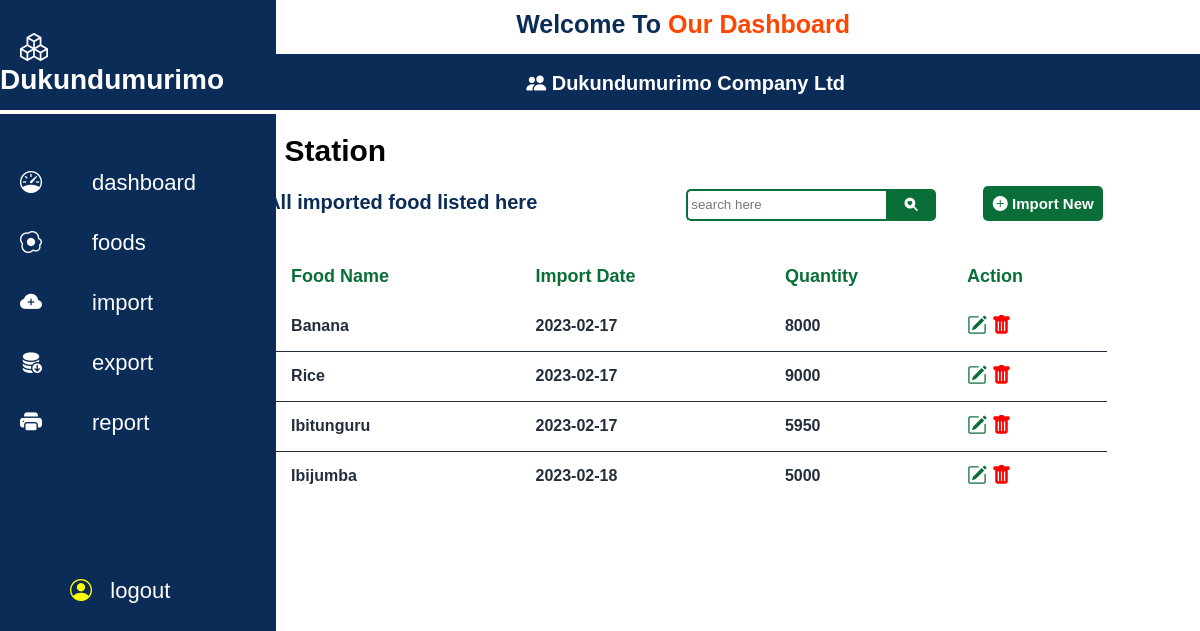
The app's page /importpage.php with its own data.
### tables this page shows
CREATE TABLE `import` (
  `i_id` int(255) NOT NULL,
  `food_name` varchar(255) DEFAULT NULL,
  `importdate` date DEFAULT NULL,
  `quantity` int(255) DEFAULT NULL
);

### importpage.php (the view, shortened to what this page needs)
<?php
  include "connect.php";
?>
<!DOCTYPE html>
<html lang="en">
<head>
    <link rel="stylesheet" href="food.css">
    <link rel="stylesheet" href="https://cdnjs.cloudflare.com/ajax/libs/bootstrap-icons/1.10.3/font/bootstrap-icons.min.css" />
    <link rel="stylesheet" href="https://cdnjs.cloudflare.com/ajax/libs/font-awesome/6.3.0/css/all.min.css" />
</head>
<body>
    <div class="container">
        <div class="logo"><br>
        <label for=""><i class="bi bi-boxes"  style="color: white;"></i> Dukundumurimo</label>
        </div><br>
        <br>
        <div class="link">
            <li><i class="bi bi-speedometer"  style="color: white;"></i><a href="dashboard.php">dashboard</a> </li>
            <li><i class="bi bi-egg-fried" style="color: white;"></i><a href="food.php">foods</a> </li>
            <li><i class="bi bi-cloud-plus-fill" style="color: white;"></i><a href="#">import</a> </li>
            <li><i class="bi bi-database-fill-down" style="color: white;"></i><a href="exportpage.php">export</a> </li>
            <li><i class="bi bi-printer-fill" style="color: white;"></i><a href="#">report</a> </li><br><br><br><br><br><br>
            <li><a href="index.php"><i class="bi bi-person-circle" style="color: yellow;"></i> &nbsp; logout</a> </li>
        </div>
    </div>
    <div class="dashboard">
        <div class="side">
            <p for="">Welcome To <label for=""> Our Dashboard</label></p>
        </div>
        <div class="side1"><br>
            <label for=""> <i class="bi bi-people-fill" style="color: white;"></i> Dukundumurimo Company Ltd</label>
        </div>
        <div class="welc">
            <p for=""><label for="">Imports</label> Station</p>
        </div><br>
       <div class="select">
        <label for="">All imported food listed here</label>
        <input type="search" placeholder="search here">
        <button><i class="bi bi-search-heart-fill"></i></button>
        <a href="import.php"><button><i class="bi bi-plus-circle-fill"></i> Import New</button></a>
       <table border="2" cellpadding="10" width="90%">
            <thead>
                <tr>
                <th>#</th>
                <th>Food Name</th>
                <th>Import Date</th>
                <th>Quantity</th>
                <th>Action</th>
                </tr>
            </thead>
            <tbody>
            <?php
                   $select="SELECT * FROM import";
                   $query_result=mysqli_query($conn,$select);
                   while($row=mysqli_fetch_assoc($query_result)){
                    ?>
                    <tr>
                    <td><?php echo $row['i_id']?></td>
                    <td><?php echo $row['food_name']?></td>
                    <td><?php echo $row['importdate']?></td>
                    <td><?php echo $row['quantity']?></td>
                    <td>
                        <a href="updateimportfood.php?i_id=<?php echo $row['i_id'];?>" title="update"><i class="bi bi-pencil-square" style="color:#0a6e39; font-size:20px;"></i></a>
                        <a href="deleteimpofood.php?i_id=<?php echo $row['i_id'];?>" title="delete"><i class="bi bi-trash-fill" style="color:red; font-size:20px;"></i></a>
                    </td>
                    <?php
                   }
                ?>
            </tr>
            </tbody>
        </table>
       </div>
    </div>
</body>
</html>

### food.css (style rules this page uses)
* { margin: 0; padding: 0; box-sizing: border-box; }
body { background-color: white; }
.container { background-color: rgb(11, 44, 87); height: 100vh; width: 23%; position: fixed; float: left; }
.logo { color: white; font-size: 28px; font-weight: bold; background-color: white; background-color: transparent; height: 114px; border-bottom: 4px solid white; }
.logo label { margin-left: 20px; text-align: center; font-family: Arial, Helvetica, sans-serif; }
.dashboard { float: right; }
.side { color: rgb(11, 44, 87); margin-right: 350px; margin-top: 10px; font-weight: bold; font-size: 25px; font-family: Arial, Helvetica, sans-serif; }
.side label { color: orangered; }
.side1 { margin-top: 15px; background-color: rgb(11, 44, 87); height: 60px; margin-left: -440px; border-bottom: 4px solid white; }
.side1 label { margin-left: 450px; font-family: Arial, Helvetica, sans-serif; color: white; font-weight: bold; font-size: 20px; }
.welc { margin-left: -350px; margin-top: 20px; }
.welc label { color: black; font-size: 30px; }
.welc p { color:black; font-size: 30px; font-weight: bold; font-family: 'Franklin Gothic Medium', 'Arial Narrow', Arial, sans-serif; }
.link { color: white; }
.link li { height: 60px; display: flex; padding: 20px; text-align: center; font-family: Arial, Helvetica, sans-serif; font-size: 22px; }
.link li a { color: white; text-decoration: none; margin-left: 50px; }
.select { margin-left: -250px; }
.select table tbody tr:last-child { border-bottom: none; }

### importpage.php (style rules this page uses)
.select label { font-family: Arial, Helvetica, sans-serif; font-weight: bold; color: rgb(11, 44, 87); font-size: 20px; }
.select input { outline: none; color: black; padding: 3px; margin-left:145px; border:2px solid #0a6e39; border-right:none; height:32px; width:200px; border-bottom-left-radius: 5px; border-top-left-radius: 5px; }
.select button { background-color: #0a6e39; padding: 3px; color:white; margin-left:-4px; border:2px solid #0a6e39; height:32px; width:50px; outline: none; border-bottom-right-radius: 5px; border-top-right-radius: 5px; }
.select a button { background-color: #0a6e39; padding: 3px; border:none; color:white; margin-left:43px; height:35px; width:120px; font-weight:bold; font-size:15px; border-radius:5px; }
.select table { border-collapse:collapse; border:none; margin-top:30px; }
.select table thead { font-family: Arial, Helvetica, sans-serif; font-size: 18px; border:none; font-weight: bold; color: #0a6e39; height: 50px; }
.select table thead tr th { border:none; text-align: justify; }
.select table tbody tr { border:none; font-weight:bold; font-family: Arial, Helvetica, sans-serif; color: rgba(2, 14, 31, 0.87); height:50px; border-bottom: 1px solid rgba(2, 14, 31, 0.87); }
.select table tbody td { border:none; }
.select table tbody tr:last-child { border-bottom: none; }

### records on screen
import: food_name "Banana", importdate "2023-02-17", quantity "8000"
import: food_name "Rice", importdate "2023-02-17", quantity "9000"
import: food_name "Ibitunguru", importdate "2023-02-17", quantity "5950"
import: food_name "Ibijumba", importdate "2023-02-18", quantity "5000"
